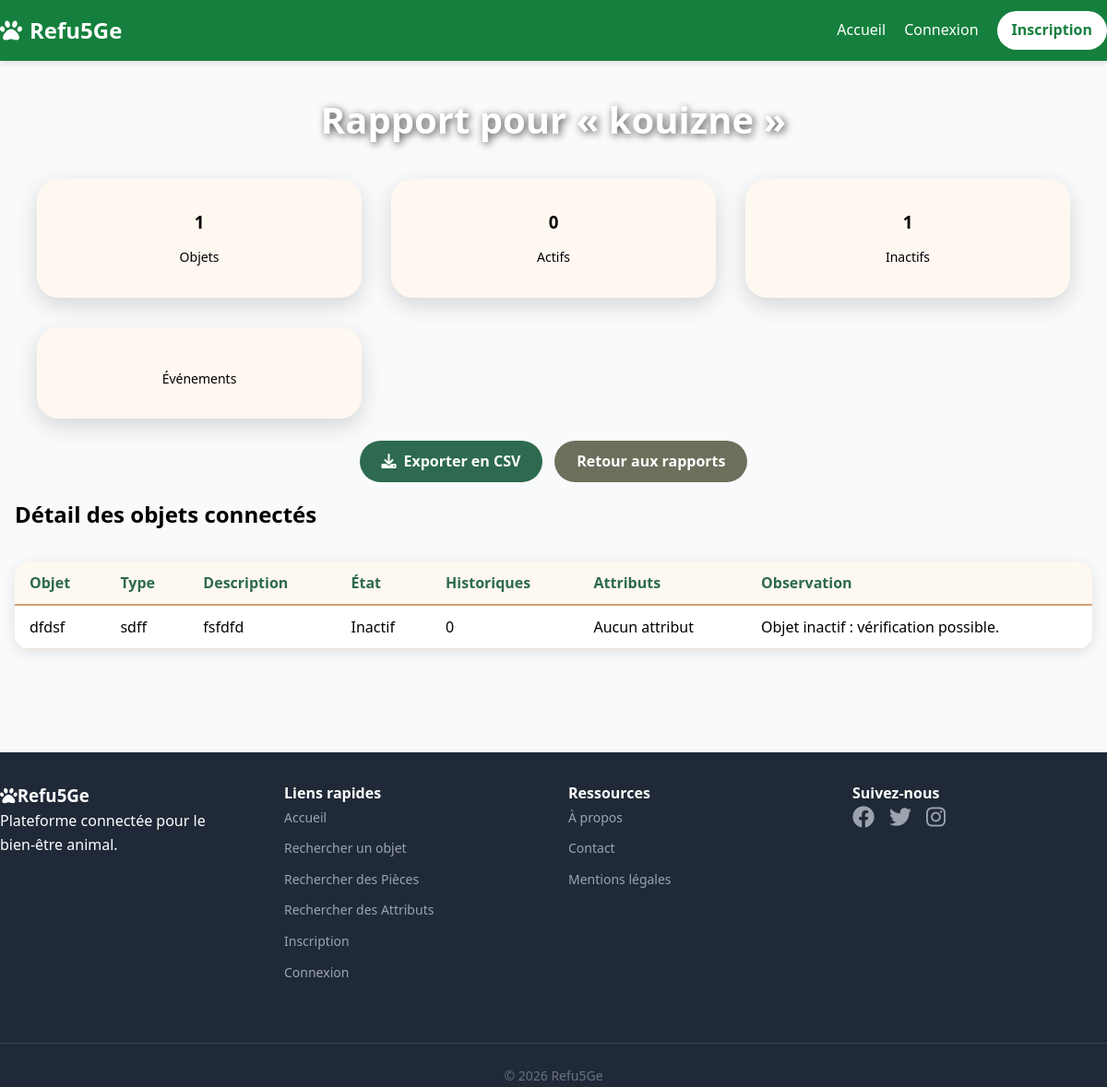
Page /rapports/piece/1/ on the earlier database version.
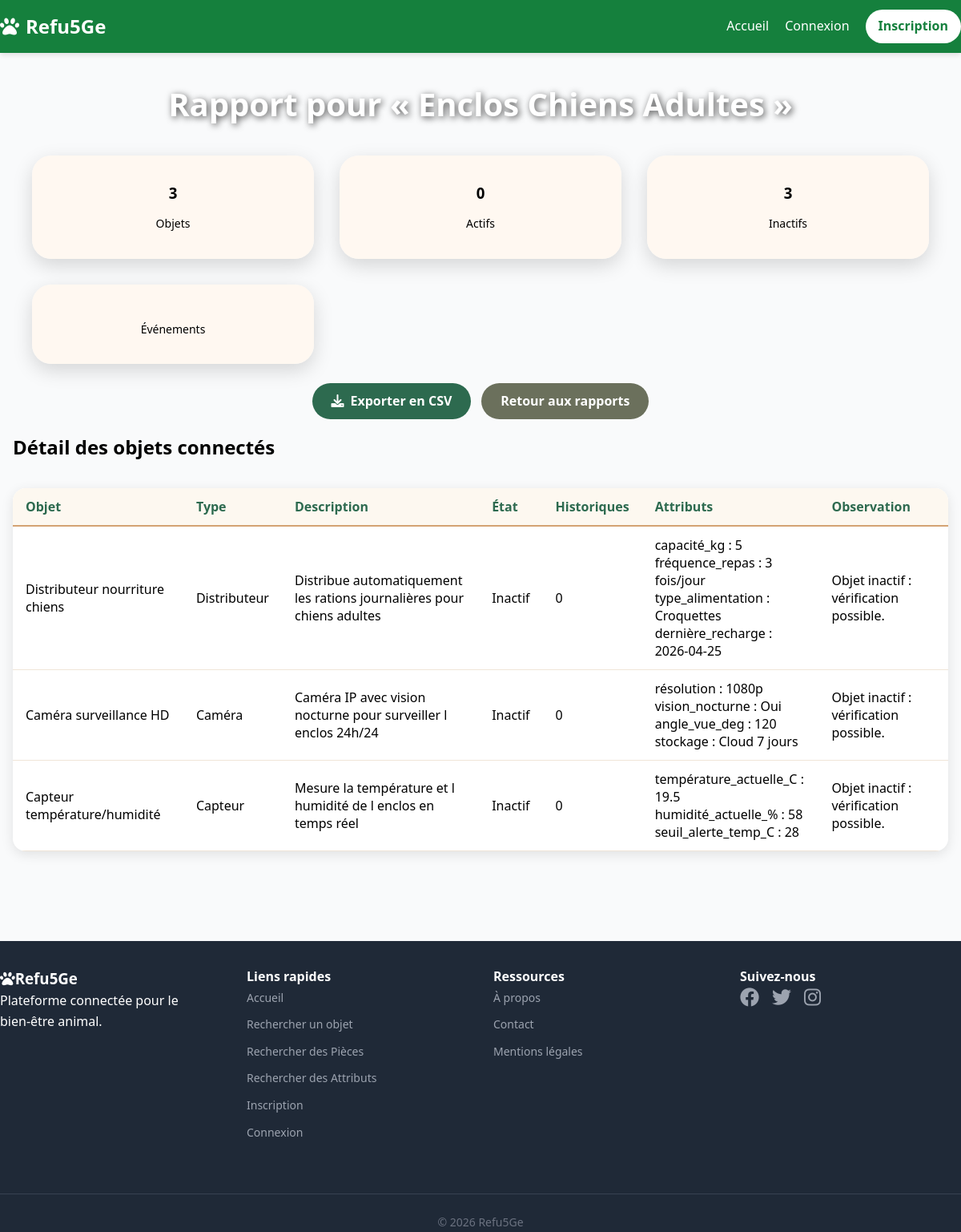
Same page on the later database version.
### core/models.py (models this page shows, shortened)
class Room(models.Model):
    id = models.AutoField(primary_key=True)
    name = models.CharField(max_length=100, unique=True)

class Device(models.Model):
    id = models.AutoField(primary_key=True)
    name = models.CharField(max_length=100)
    type = models.CharField(max_length=50)
    description = models.TextField(max_length=200)
    state = models.BooleanField(default=False)
    room = models.ForeignKey(Room, on_delete=models.CASCADE, related_name='devices')
    consumption_per_hour = models.FloatField(default=0.0, validators=[MinValueValidator(0.0)])

class DeviceAttribute(models.Model):
    device = models.ForeignKey(Device, on_delete=models.CASCADE, related_name="attributes")
    key = models.CharField(max_length=100)
    value = models.CharField(max_length=100)

### rapports/views.py (the view)
# urls.py: path("piece/<int:room_id>/", views.rapport_piece, name="rapport_piece"),
def rapport_piece(request, room_id):
    room = get_object_or_404(Room, id=room_id)
    devices = (
        Device.objects
        .filter(room=room)
        .prefetch_related("attributes", "logs")
    )
    total_devices = devices.count()
    active_devices = devices.filter(state=True).count()
    inactive_devices = devices.filter(state=False).count()
    device_stats = []
    for device in devices:
        logs_count = device.logs.count()
        attributes = device.attributes.all()
        if not device.state:
            observation = "Objet inactif : vérification possible."
        elif logs_count == 0:
            observation = "Aucun historique : données insuffisantes."
        else:
            observation = "Fonctionnement normal."
        device_stats.append({
            "device": device,
            "logs_count": logs_count,
            "attributes": attributes,
            "observation": observation,
        })
    context = {
        "room": room,
        "devices": devices,
        "total_devices": total_devices,
        "active_devices": active_devices,
        "inactive_devices": inactive_devices,
        "device_stats": device_stats,
    }
    return render(request, "rapports/piece.html", context)

### templates/rapports/piece.html (shortened to what this page needs)
{% extends "base.html" %}
{% block body_class %}auth-page{% endblock %}
{% block content %}
<div class="auth-content">
    <div class="userlist-container">
        <h1 class="userlist-title">Rapport pour « {{ room.name }} »</h1>
        <div class="cards-grid mb-6">
            <div class="card text-center">
                <h3>{{ total_devices }}</h3>
                <p class="text-sm text-gray-600">Objets</p>
            </div>
            <div class="card text-center">
                <h3>{{ active_devices }}</h3>
                <p class="text-sm text-gray-600">Actifs</p>
            </div>
            <div class="card text-center">
                <h3>{{ inactive_devices }}</h3>
                <p class="text-sm text-gray-600">Inactifs</p>
            </div>
            <div class="card text-center">
                <p class="text-sm text-gray-600">Événements</p>
            </div>
        </div>
        <div class="btn-row mb-4">
            <a href="{% url 'export_room_csv' room.id %}" class="btn btn-primary">
                <i class="fas fa-download mr-2"></i>Exporter en CSV
            </a>
            <a href="{% url 'rapports_accueil' %}" class="btn btn-secondary">Retour aux rapports</a>
        </div>
        <h2 class="text-xl font-semibold mt-4 mb-2">Détail des objets connectés</h2>
        <div class="table-wrapper">
            <table>
                <thead>
                    <tr>
                        <th>Objet</th>
                        <th>Type</th>
                        <th>Description</th>
                        <th>État</th>
                        <th>Historiques</th>
                        <th>Attributs</th>
                        <th>Observation</th>
                    </tr>
                </thead>
                <tbody>
                    {% for stat in device_stats %}
                    <tr>
                        <td>{{ stat.device.name }}</td>
                        <td>{{ stat.device.type }}</td>
                        <td>{{ stat.device.description }}</td>
                        <td>{% if stat.device.state %}Actif{% else %}Inactif{% endif %}</td>
                        <td>{{ stat.logs_count }}</td>
                        <td>
                            {% for attr in stat.attributes %}
                                {{ attr.key }} : {{ attr.value }}<br>
                            {% empty %}
                                Aucun attribut
                            {% endfor %}
                        </td>
                        <td>{{ stat.observation }}</td>
                    </tr>
                    {% empty %}
                    <tr><td colspan="7">Aucun objet dans cette pièce.</td></tr>
                    {% endfor %}
                </tbody>
            </table>
        </div>
    </div>
</div>
{% endblock %}

Differences in the rows shown:
changed Room: name "kouizne" → "Enclos Chiens Adultes"
changed Device: device.name "dfdsf" → "Distributeur nourriture chiens"; device.type "sdff" → "Distributeur"; device.description "fsfdfd" → "Distribue automatiquement les rations journalières pour chiens adultes"; no longer shows "Aucun attribut"
added DeviceAttribute: key "capacité_kg", value "5", shown under Device "Distributeur nourriture chiens"
added DeviceAttribute: key "fréquence_repas", value "3 fois/jour", shown under Device "Distributeur nourriture chiens"
added DeviceAttribute: key "type_alimentation", value "Croquettes", shown under Device "Distributeur nourriture chiens"
added DeviceAttribute: key "dernière_recharge", value "2026-04-25", shown under Device "Distributeur nourriture chiens"
added Device: device.name "Caméra surveillance HD", device.type "Caméra", device.description "Caméra IP avec vision nocturne pour surveiller l enclos 24h/24", shows "Inactif", logs_count "0", observation "Objet inactif : vérification possible."
added DeviceAttribute: key "résolution", value "1080p", shown under "Caméra surveillance HD"
added DeviceAttribute: key "vision_nocturne", value "Oui", shown under "Caméra surveillance HD"
added DeviceAttribute: key "angle_vue_deg", value "120", shown under "Caméra surveillance HD"
added DeviceAttribute: key "stockage", value "Cloud 7 jours", shown under "Caméra surveillance HD"
added Device: device.name "Capteur température/humidité", device.type "Capteur", device.description "Mesure la température et l humidité de l enclos en temps réel", shows "Inactif", logs_count "0", observation "Objet inactif : vérification possible."
added DeviceAttribute: key "température_actuelle_C", value "19.5", shown under "Capteur température/humidité"
added DeviceAttribute: key "humidité_actuelle_%", value "58", shown under "Capteur température/humidité"
added DeviceAttribute: key "seuil_alerte_temp_C", value "28", shown under "Capteur température/humidité"
Other differences:
{{ total_devices }}: "1" → "3"
{{ inactive_devices }}: "1" → "3"
